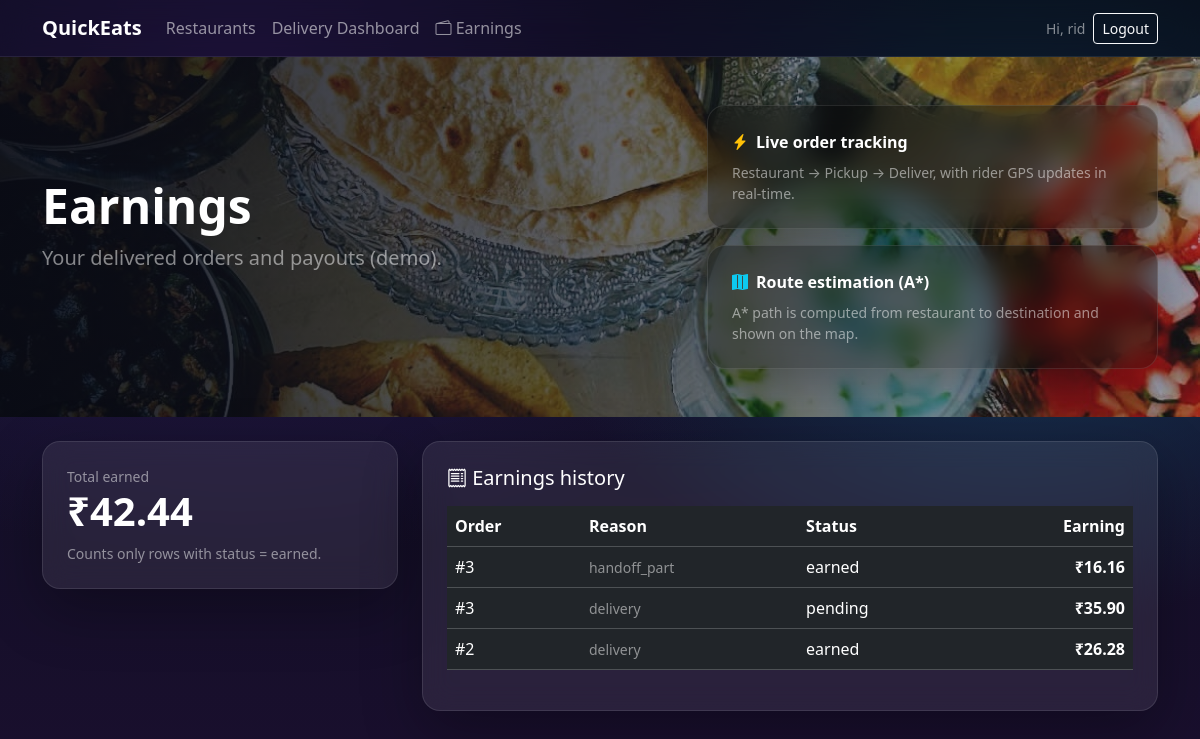
Screenshot of /delivery/earnings (signed in) with the database file from the repository.
### app/models.py (models this page shows, shortened)
class User(db.Model, UserMixin):
    id = db.Column(db.Integer, primary_key=True)
    email = db.Column(db.String(255), unique=True, nullable=False, index=True)
    password_hash = db.Column(db.String(255), nullable=False)
    full_name = db.Column(db.String(120), nullable=False)
    phone = db.Column(db.String(30), nullable=True)
    role = db.Column(db.String(40), nullable=False, index=True)
    is_active = db.Column(db.Boolean, default=True, nullable=False)
    address = db.Column(db.String(255), nullable=True)
    lat = db.Column(db.Float, nullable=True)
    lng = db.Column(db.Float, nullable=True)
    created_at = db.Column(db.DateTime, default=utcnow, nullable=False)
    restaurant = db.relationship("Restaurant", back_populates="owner", uselist=False)

class RiderEarning(db.Model):
    id = db.Column(db.Integer, primary_key=True)
    order_id = db.Column(db.Integer, db.ForeignKey("order.id"), nullable=False, index=True)
    rider_id = db.Column(db.Integer, db.ForeignKey("user.id"), nullable=False, index=True)
    amount_cents = db.Column(db.Integer, nullable=False, default=0)
    status = db.Column(db.String(40), nullable=False, default="pending", index=True)  # pending/earned
    reason = db.Column(db.String(80), nullable=False, default="delivery")
    created_at = db.Column(db.DateTime, default=utcnow, nullable=False, index=True)

### app/web/delivery.py (the view)
@bp.get("/earnings")
@role_required(Role.DELIVERY_PARTNER.value)
def earnings():
    rows = (
        RiderEarning.query.filter_by(rider_id=current_user.id)
        .order_by(RiderEarning.created_at.desc())
        .limit(300)
        .all()
    )
    total = sum(r.amount_cents for r in rows if r.status == "earned")
    return render_template("delivery/earnings.html", rows=rows, total=total)

### app/models.py (called while the page is built)
@login_manager.user_loader
def load_user(user_id: str):
    return db.session.get(User, int(user_id))

### app/utils.py (called while the page is built)
def role_required(*roles: str):
    def decorator(fn):
        @wraps(fn)
        @login_required
        def wrapper(*args, **kwargs):
            if not current_user.is_authenticated:
                abort(401)
            if current_user.role not in roles and not getattr(current_user, "is_admin", False):
                abort(403)
            return fn(*args, **kwargs)
        return wrapper
    return decorator

def format_money(cents: int) -> str:
    return f"₹{(cents or 0) / 100:.2f}"

### app/templates/delivery/earnings.html (shortened to what this page needs)
{% extends "base.html" %}
{% block hero_title %}Earnings{% endblock %}
{% block hero_subtitle %}Your delivered orders and payouts (demo).{% endblock %}
{% block content %}
  <div class="row g-4">
    <div class="col-lg-4">
      <div class="card card-glass p-4">
        <div class="text-white-50 small">Total earned</div>
        <div class="display-6 text-white fw-bold">{{ total|money }}</div>
        <div class="text-white-50 small mt-2">Counts only rows with status = earned.</div>
      </div>
    </div>
    <div class="col-lg-8">
      <div class="card card-glass p-4">
        <div class="h5 text-white mb-3"><i class="bi bi-receipt"></i> Earnings history</div>
        {% if not rows %}
          <div class="text-white-50">No delivered orders yet.</div>
        {% else %}
          <div class="table-responsive">
            <table class="table table-dark table-hover align-middle">
              <thead>
                <tr>
                  <th>Order</th>
                  <th>Reason</th>
                  <th>Status</th>
                  <th class="text-end">Earning</th>
                </tr>
              </thead>
              <tbody>
                {% for f in rows %}
                  <tr>
                    <td>#{{ f.order_id }}</td>
                    <td class="text-white-50 small">{{ f.reason }}</td>
                    <td>{{ f.status }}</td>
                    <td class="text-end fw-semibold">{{ f.amount_cents|money }}</td>
                  </tr>
                {% endfor %}
              </tbody>
            </table>
          </div>
        {% endif %}
      </div>
    </div>
  </div>
{% endblock %}

### app/templates/base.html (shortened to what this page needs)
<!doctype html>
<html lang="en">
  <head>
    <link href="https://cdn.jsdelivr.net/npm/bootstrap@5.3.3/dist/css/bootstrap.min.css" rel="stylesheet" />
    <link href="https://cdn.jsdelivr.net/npm/bootstrap-icons@1.11.3/font/bootstrap-icons.min.css" rel="stylesheet" />
    <link href="{{ url_for('static', filename='css/app.css') }}" rel="stylesheet" />
  </head>
  <body>
    <nav class="navbar navbar-expand-lg navbar-dark glass-nav sticky-top">
      <div class="container">
        <a class="navbar-brand fw-bold" href="{{ url_for('customer.home') }}">QuickEats</a>
        <div class="collapse navbar-collapse" id="nav">
          <ul class="navbar-nav me-auto mb-2 mb-lg-0">
            <li class="nav-item"><a class="nav-link" href="{{ url_for('customer.home') }}">Restaurants</a></li>
            {% if current_user.is_authenticated and current_user.role == 'delivery_partner' %}
              <li class="nav-item"><a class="nav-link" href="{{ url_for('delivery.dashboard') }}">Delivery Dashboard</a></li>
              <li class="nav-item"><a class="nav-link" href="{{ url_for('delivery.earnings') }}"><i class="bi bi-wallet2"></i> Earnings</a></li>
            {% endif %}
          </ul>
          <div class="d-flex align-items-center gap-2">
            {% if current_user.is_authenticated %}
              <span class="text-white-50 small d-none d-lg-inline">Hi, {{ current_user.full_name }}</span>
              <a class="btn btn-sm btn-outline-light" href="{{ url_for('auth.logout') }}">Logout</a>
            {% else %}
              <a class="btn btn-sm btn-outline-light" href="{{ url_for('auth.login') }}">Login</a>
              <a class="btn btn-sm btn-warning" href="{{ url_for('auth.register') }}">Sign up</a>
            {% endif %}
          </div>
        </div>
      </div>
    </nav>
    <main>
      <section class="hero">
        <div class="container py-5">
          <div class="row align-items-center g-4">
            <div class="col-lg-7">
              <h1 class="display-5 fw-bold text-white mb-2">{% block hero_title %}Order food fast.{% endblock %}</h1>
              <p class="lead text-white-50 mb-4">{% block hero_subtitle %}Swiggy-like demo with live tracking and A* routing.{% endblock %}</p>
            </div>
            <div class="col-lg-5">
              <div class="hero-card p-4">
                <div class="d-flex align-items-center gap-2">
                  <i class="bi bi-lightning-charge-fill text-warning"></i>
                  <div class="text-white fw-semibold">Live order tracking</div>
                </div>
                <div class="small text-white-50 mt-2">
                  Restaurant → Pickup → Deliver, with rider GPS updates in real-time.
                </div>
              </div>
              <div class="hero-card p-4 mt-3">
                <div class="d-flex align-items-center gap-2">
                  <i class="bi bi-map-fill text-info"></i>
                  <div class="text-white fw-semibold">Route estimation (A*)</div>
                </div>
                <div class="small text-white-50 mt-2">
                  A* path is computed from restaurant to destination and shown on the map.
                </div>
              </div>
            </div>
          </div>
        </div>
        <div class="hero-overlay"></div>
      </section>
      <div class="container my-4">
        {% block content %}{% endblock %}
      </div>
    </main>
  </body>
</html>

### app/static/css/app.css (style rules this page uses)
:root { --bg1:#0b1020; --bg2:#1a0f2e; --glass: rgba(255,255,255,.08); --glass2: rgba(255,255,255,.12); --brand:#fc8019; }
body { background: radial-gradient(1200px 800px at 20% 10%, #2b1b55 0%, transparent 60%), radial-gradient(900px 700px at 85% 30%, #173a5a 0%, transparent 55%), linear-gradient(180deg, var(--bg1) 0%, var(--bg2) 100%); min-height:100vh; }
.glass-nav { background: rgba(0,0,0,.35); backdrop-filter: blur(14px); border-bottom: 1px solid rgba(255,255,255,.08); }
.hero { position: relative; overflow: hidden; background-image: url("../img/hero.jpg"); background-size: cover; background-position: center; }
.hero-overlay { position:absolute; inset:0; background: linear-gradient(90deg, rgba(8,10,20,.92) 0%, rgba(8,10,20,.60) 55%, rgba(8,10,20,.25) 100%); pointer-events:none; }
.hero .container { position:relative; z-index:1; }
.hero-card { background: rgba(0,0,0,.35); border: 1px solid rgba(255,255,255,.10); border-radius: 18px; backdrop-filter: blur(12px); box-shadow: 0 20px 60px rgba(0,0,0,.35); transform: translateY(0); transition: transform .2s ease, border-color .2s ease; }
.card-glass { background: var(--glass); border: 1px solid rgba(255,255,255,.10); border-radius: 18px; backdrop-filter: blur(14px); box-shadow: 0 20px 60px rgba(0,0,0,.30); }

### rows the page displays
User: full_name "rid"
RiderEarning: order_id "3", reason "handoff_part", status "earned", amount_cents "₹16.16"
RiderEarning: order_id "3", reason "delivery", status "pending", amount_cents "₹35.90"
RiderEarning: order_id "2", reason "delivery", status "earned", amount_cents "₹26.28"

### other values shown
{{ total|money }} "₹42.44"
